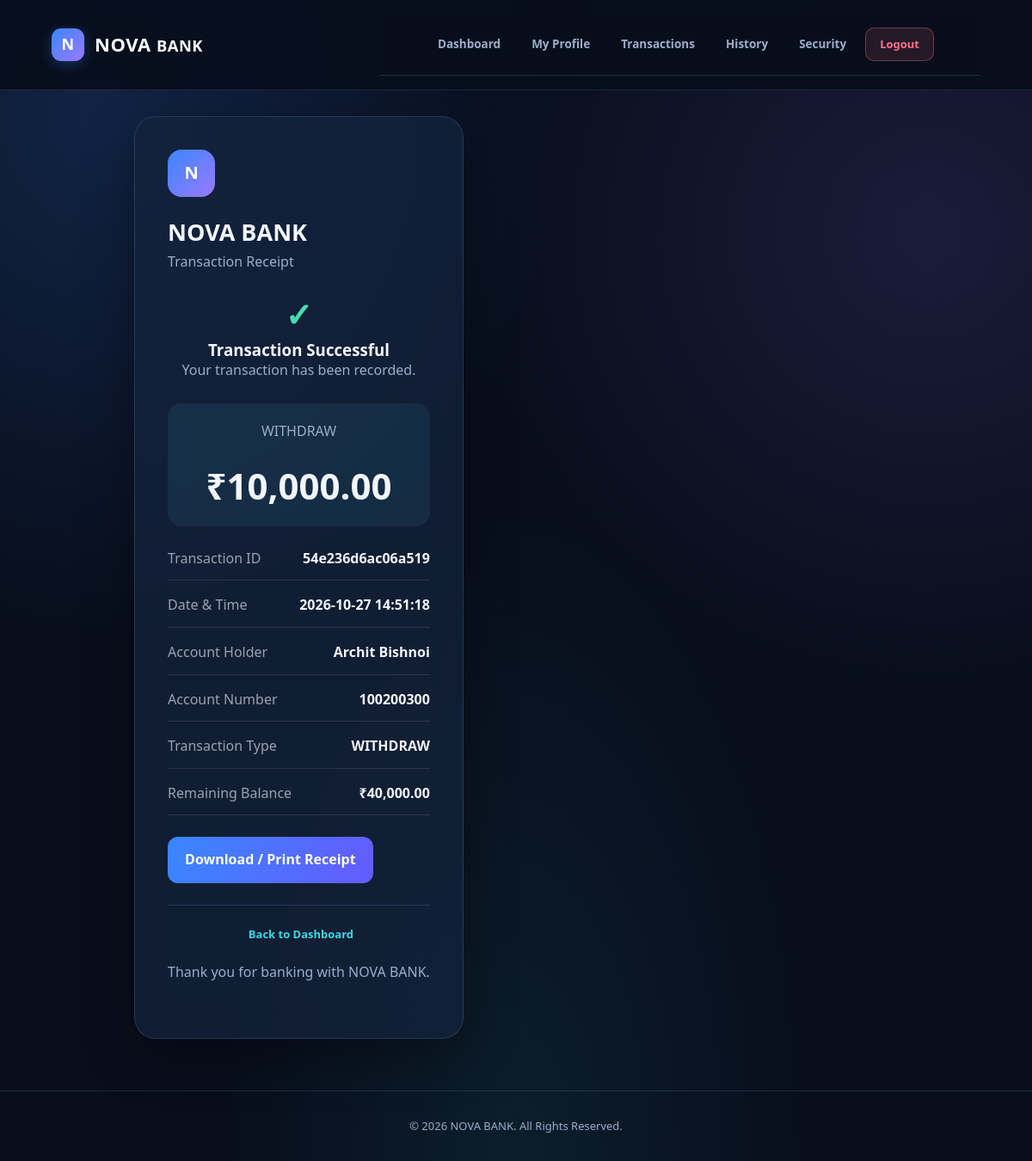
The page /receipt/54e236d6ac06a519 (signed in) on the database its author committed.
### tables this page shows
CREATE TABLE transactions (
            id INTEGER PRIMARY KEY AUTOINCREMENT,
            account_id INTEGER NOT NULL,
            transaction_type TEXT NOT NULL,
            amount_paise INTEGER NOT NULL,
            balance_after_paise INTEGER NOT NULL,
            reference TEXT UNIQUE NOT NULL,
            created_at TEXT DEFAULT CURRENT_TIMESTAMP,
            FOREIGN KEY(account_id) REFERENCES accounts(id)
        );

CREATE TABLE accounts (
            id INTEGER PRIMARY KEY AUTOINCREMENT,
            account_number TEXT UNIQUE NOT NULL,
            holder_name TEXT NOT NULL,
            pin_hash TEXT NOT NULL,
            balance_paise INTEGER NOT NULL DEFAULT 0
                CHECK(balance_paise >= 0)
        , status TEXT NOT NULL DEFAULT 'ACTIVE', phone TEXT, email TEXT, address TEXT);

### app.py (the view)
@app.route("/receipt/<reference>")
@login_required
def receipt(reference):
    db = get_db()
    account = db.execute(
        "SELECT * FROM accounts WHERE id = ?",
        (session["account_id"],)
    ).fetchone()
    if account is None or account["status"] != "ACTIVE":
        session.clear()
        flash("This account is not active.", "error")
        return redirect(url_for("login"))
    transaction = db.execute("""
        SELECT * FROM transactions
        WHERE reference = ? AND account_id = ?
    """, (reference, account["id"])).fetchone()
    if transaction is None:
        flash("Receipt not found.", "error")
        return redirect(url_for("history"))
    return render_template(
        "receipt.html",
        transaction=transaction,
        account=account
    )

### app.py (called while the page is built, shortened)
def get_db():
    global DB_PATH
    if "db" not in g:
        g.db = sqlite3.connect(DB_PATH, timeout=10)
        g.db.row_factory = sqlite3.Row
        g.db.execute("PRAGMA foreign_keys = ON")
    return g.db

@app.after_request
def set_security_headers(response):
    response.headers["X-Frame-Options"] = "SAMEORIGIN"
    response.headers["X-Content-Type-Options"] = "nosniff"
    response.headers["Referrer-Policy"] = "strict-origin-when-cross-origin"
    return response

def login_required(view):
    @wraps(view)
    def wrapped_view(*args, **kwargs):
        if "account_id" not in session or session.get("is_admin"):
            return redirect(url_for("login"))
        return view(*args, **kwargs)
    return wrapped_view

def money(paise):
    return f"₹{int(paise or 0) / 100:,.2f}"

@app.context_processor
def inject_helpers():
    return {"money": money, "format_dt": format_dt}

### templates/receipt.html (shortened to what this page needs)
{% extends "base.html" %}
{% block content %}
<div class="login-layout">
    <div class="login-card receipt-card">
        <div class="login-logo">N</div>
        <h2>NOVA BANK</h2>
        <p class="muted">Transaction Receipt</p>
        <div class="receipt-status">
            <h2>✓</h2>
            <h3>Transaction Successful</h3>
            <p class="muted">Your transaction has been recorded.</p>
        </div>
        <div class="receipt-amount">
            <p class="muted">{{ transaction['transaction_type'] }}</p>
            <h1>{{ money(transaction['amount_paise']) }}</h1>
        </div>
        <div class="receipt-details">
            <div>
                <span>Transaction ID</span>
                <strong>{{ transaction['reference'] }}</strong>
            </div>
            <div>
                <span>Date & Time</span>
                <strong>{{ transaction['created_at'] }}</strong>
            </div>
            <div>
                <span>Account Holder</span>
                <strong>{{ account['holder_name'] }}</strong>
            </div>
            <div>
                <span>Account Number</span>
                <strong>{{ account['account_number'] }}</strong>
            </div>
            <div>
                <span>Transaction Type</span>
                <strong>{{ transaction['transaction_type'] }}</strong>
            </div>
            <div>
                <span>Remaining Balance</span>
                <strong>{{ money(transaction['balance_after_paise']) }}</strong>
            </div>
        </div>
        <button class="btn-primary no-print"
                onclick="window.print()">
            Download / Print Receipt
        </button>
        <div class="login-footer no-print">
            <a href="{{ url_for('dashboard') }}">Back to Dashboard</a>
        </div>
        <p class="muted receipt-note">
            Thank you for banking with NOVA BANK.
        </p>
    </div>
</div>
{% endblock %}

### static/style.css (style rules this page uses)
:root { --bg: #080e1c; --glass: rgba(20, 35, 60, 0.78); --glass2: rgba(27, 45, 75, 0.92); --border: rgba(130, 170, 230, 0.18); --text: #f2f6ff; --muted: #9baecb; --primary: #3987ff; --cyan: #35d9e8; --purple: #9b78ff; --green: #35dba5; --red: #ff7189; --radius: 20px; --shadow: 0 20px 60px rgba(0,0,0,.35); }
* { margin: 0; padding: 0; box-sizing: border-box; }
html { scroll-behavior: smooth; }
body { min-height: 100vh; font-family: "Segoe UI", Arial, sans-serif; color: var(--text); line-height: 1.6; background: radial-gradient(ellipse at 10% 10%, rgba(57,135,255,.18), transparent 35%), radial-gradient(ellipse at 90% 20%, rgba(155,120,255,.13), transparent 35%), radial-gradient(ellipse at 50% 100%, rgba(53,217,232,.08), transparent 40%), var(--bg); }
a { color: var(--cyan); text-decoration: none; transition: .3s ease; }
button, input, select, textarea { font: inherit; }
h1, h2, h3, h4 { color: var(--text); line-height: 1.25; }
h1 { font-size: clamp(28px, 4vw, 42px); font-weight: 800; }
h2 { font-size: 25px; margin-bottom: 12px; }
p { color: var(--muted); }
.muted { color: var(--muted); }
.login-layout { width: min(1100px, 92%); min-height: 85vh; margin: 30px auto; display: grid; grid-template-columns: 1fr 440px; align-items: center; gap: 65px; }
.login-card { padding: 38px; background: var(--glass); border: 1px solid var(--border); border-radius: 25px; backdrop-filter: blur(22px); box-shadow: var(--shadow); }
.login-logo { width: 55px; height: 55px; display: grid; place-items: center; border-radius: 16px; margin-bottom: 24px; background: linear-gradient(135deg, var(--primary), var(--purple)); color: white; font-weight: 900; font-size: 20px; }
.login-card h2 { font-size: 27px; margin-bottom: 5px; }
.login-card .muted { margin-bottom: 25px; }
button, .btn-primary, .primary-link, .primary-btn { display: inline-flex; align-items: center; justify-content: center; gap: 8px; padding: 14px 20px; border: none; border-radius: 12px; background: linear-gradient(110deg, var(--primary), #655bff); color: white; font-weight: 750; cursor: pointer; transition: .3s ease; text-decoration: none; }
.login-footer { margin-top: 25px; text-align: center; border-top: 1px solid var(--border); padding-top: 20px; }
.login-footer a { font-size: 13px; font-weight: 750; margin-left: 5px; }
.login-card, .bank-balance-card, .activity-panel, .quick-action, .detail-box, .stat-card, .card, .panel, .form-card { opacity: 1 !important; animation: fadeUp .3s ease-out; }

### templates/receipt.html (style rules this page uses)
.receipt-card { max-width: 520px; margin: auto; }
.receipt-status { text-align: center; margin: 25px 0; }
.receipt-status h2 { color: #45e0ad; font-size: 38px; }
.receipt-amount { text-align: center; padding: 20px; margin: 20px 0; border-radius: 16px; background: rgba(82, 216, 255, 0.08); }
.receipt-details { display: grid; gap: 16px; margin: 25px 0; }
.receipt-details div { display: flex; justify-content: space-between; gap: 12px; padding-bottom: 12px; border-bottom: 1px solid rgba(150,150,150,0.2); }
.receipt-details span { color: #9ca3af; }
.receipt-details strong { text-align: right; overflow-wrap: anywhere; }
.receipt-note { text-align: center; margin-top: 20px; }

### rows shown on the page
transactions: amount_paise "₹10,000.00", balance_after_paise "₹40,000.00"
accounts: holder_name "Archit Bishnoi", account_number "100200300"
